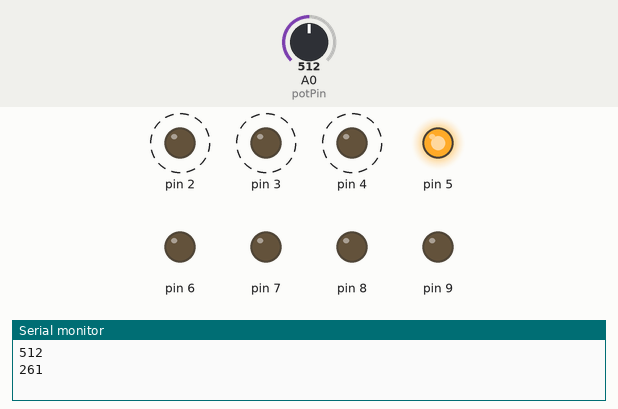
A sketch run on a simulated Arduino Uno, built with avr-gcc and run on an emulated ATmega328P. On the bench: output pins drawn as LEDs (lit = HIGH), the last lines printed to the serial monitor. Dashed ring = blinking. The test bench sets the inputs (shaded band); at power-on: A0 (potPin) = 512.

Above: at 0.91 s.
2.4 s: A0 (potPin) set to 716
At 3.31 s:
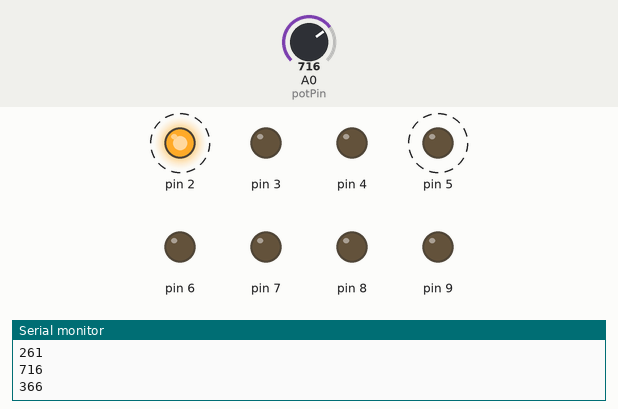
At 4.04 s:
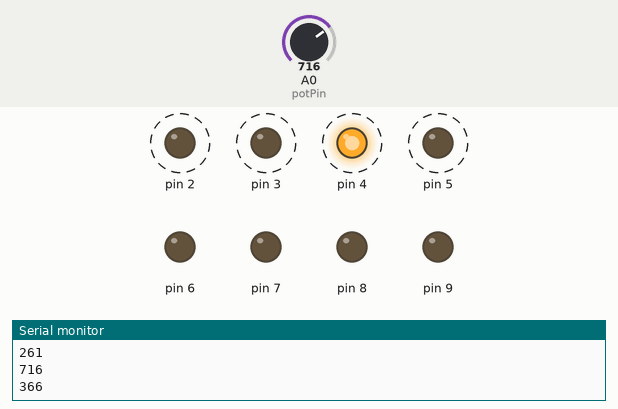
7.6 s: A0 (potPin) set to 1023
At 12.9 s:
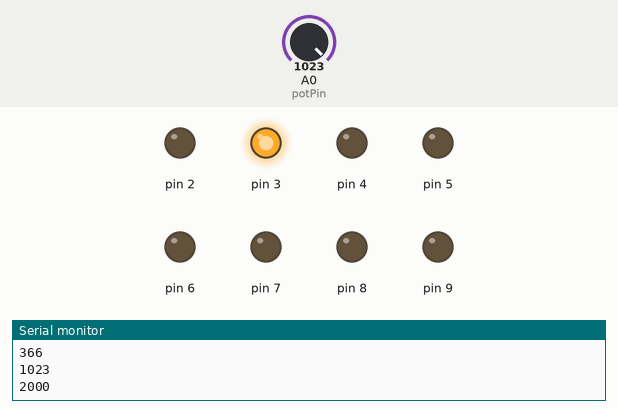
Timing chart, 0 to 17.1 s (numbered marks = the images above; inputs shaded):
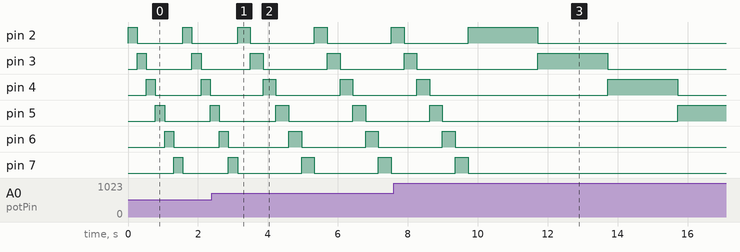

Measured:
- after the input at 2.4 s, pin 2, pin 3: alternates HIGH for 0.37 s and LOW for 1.8 s, starting after 1.1 s; pin 4: alternates HIGH for 0.37 s and LOW for 1.8 s, starting after 1.5 s; pin 5: alternates HIGH for 0.37 s and LOW for 1.8 s, starting after 1.8 s
- after the input at 7.6 s, pin 6: goes on until 9.4 s, then stays LOW; pin 7: goes on until 9.7 s, then stays LOW
- by itself, pin 2–4: alternates HIGH for 0.26 s and LOW for 1.3 s
- by itself, pin 6: repeats every 2.1 s: LOW 1.7 s, HIGH 0.37 s
- by itself, pin 7: repeats every 2.2 s: LOW 1.8 s, HIGH 0.37 s

The sketch:

sketch_apr13c.ino
```cpp
#include "seg7.h"
const int potPin=A0;
void setup() {
  // put your setup code here, to run once:
  pinMode(potPin,INPUT);
  seg7_x1_init(2); //初始化七段顯示器
  Serial.begin(9600);
}

void loop() {
  // put your main code here, to run repeatedly:
  int val;
  float valt;
  val=analogRead(potPin);
 // valt=val*0.00488;
  //Serial.print(val);
  //Serial.print("=>");
  //Serial.print(valt,1);
  //Serial.println('V');
  //delay(1000);
  int ddlay=map(val,0,1023,100,2000);
  Serial.println(val);
  Serial.println(ddlay);
  //Serial.println(ddlay);
   for(int i=2;i<8;i++){
      digitalWrite(i,HIGH);
      delay(ddlay);
      digitalWrite(i,LOW);
   }
}

int map(int x,int alow,int ahigh,int blow,int bhigh){
  if(x>=ahigh-1) return bhigh;
  else if(x<=alow+1) return blow;
  else {
      return x*0.5115;
    }
  return 1;
  }
```

seg7.h
```cpp
/*** seg7.h ***/
const byte seg7_digit[10]={ B11111100,  //數字0
							B01100000,  //數字1
							B11011010,  //數字2
							B11110010,  //數字3
							B01100110,  //數字4
							B10110110,  //數字5
							B10111110,  //數字6
							B11100100,  //數字7
							B11111110,  //數字8
							B11110110}; //數字9
int seg7_x1_FirstPin;  //一位數七段顯示器的第一隻接腳
int seg7_x4_FirstPin;  //四位數七段顯示器的第一隻接腳

//*** 初始化一位數七段顯示器8隻連續的接腳
void seg7_x1_init(int pin) {
  seg7_x1_FirstPin=pin;  //設定一位數七段顯示器的第一隻接腳
  for(int i=0; i<8; i++) pinMode(seg7_x1_FirstPin+i, OUTPUT);
}

//*** 一位數七段顯示器顯示數字
void seg7_x1_display(int num) {
byte mask;

  for(int i=0; i<8; i++)  {
    mask=B10000000>>i;  //將1右移到正確的位置
    if(seg7_digit[num] & mask) digitalWrite(seg7_x1_FirstPin+i, HIGH);
    else digitalWrite(seg7_x1_FirstPin+i, LOW);
  }
}

void seg7_x1_display_c(int num) {
byte mask;

  for(int i=0; i<8; i++)  {
    mask=B10000000>>i;  //將1右移到正確的位置
    if(seg7_digit[num] & mask) digitalWrite(seg7_x1_FirstPin+i, LOW);
    else digitalWrite(seg7_x1_FirstPin+i, HIGH);
  }
}

//*** 初始化四位數七段顯示器12隻連續的接腳
void seg7_x4_init(int pin) {
  seg7_x4_FirstPin=pin;  //設定四位數七段顯示器的第一隻接腳
  for(int i=0; i<12; i++) pinMode(seg7_x4_FirstPin+i, OUTPUT);
}

//*** 四位數七段顯示器顯示數字
void seg7_x4_display(int digit, int num) {
byte mask;

  //先關掉四顆七段顯示器
  for(int i=8; i<12; i++) digitalWrite(seg7_x4_FirstPin+i, LOW);
  //再致能指定的七段顯示器
  switch(digit) {
    case 0: digitalWrite(seg7_x4_FirstPin+8, HIGH); break;
    case 1: digitalWrite(seg7_x4_FirstPin+9, HIGH); break;
	case 2: digitalWrite(seg7_x4_FirstPin+10, HIGH); break;
	case 3: digitalWrite(seg7_x4_FirstPin+11, HIGH); break;
  }
  //顯示數字
  for(int i=0; i<8; i++)  {
    mask=B10000000>>i;
    if(seg7_digit[num] & mask) digitalWrite(seg7_x4_FirstPin+i, HIGH);
    else digitalWrite(seg7_x4_FirstPin+i, LOW);
  }
}
```
